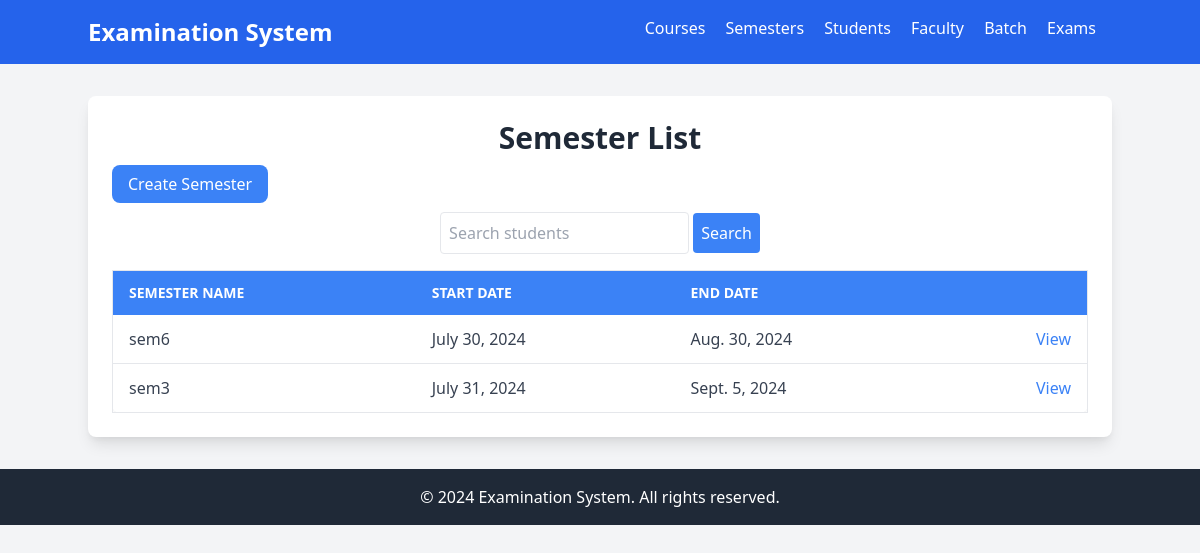
/semester/list/, run on the app's committed database.
### exam/models.py (models this page shows, shortened)
class Semester(models.Model):
    name = models.CharField(max_length=100)
    start_date = models.DateField()
    end_date = models.DateField()

### exam/views.py (the view)
# urls.py: path('semester/list/', views.semester_list, name='semester_list'),
def semester_list(request):
    semesters = Semester.objects.all()  # Use the correct model reference
    return render(request, 'semester/semester_list.html', {'semesters': semesters})

### exam/templates/semester/semester_list.html
{% extends "layout.html" %}
{% block content %}
<div class="container mx-auto p-6 bg-white shadow-lg rounded-lg mt-8">
    <div class="text-center mb-4">
        <h1 class="text-3xl font-bold">Semester List</h1>
    </div>
    <div class="mb-4">
        <a href="{% url 'create_semester' %}"
           class="bg-blue-500 text-white px-4 py-2 rounded-lg hover:bg-blue-600">
           Create Semester
        </a>
    </div>
    <form method="get" class="mb-4 text-center">
        <input type="text" name="q" placeholder="Search students" value="{{ request.GET.q }}"
               class="p-2 border rounded">
        <button type="submit" class="p-2 bg-blue-500 text-white rounded">Search</button>
    </form>
    <div class="overflow-x-auto">
        <table class="min-w-full bg-white border border-gray-200 rounded-lg shadow-sm">
            <thead class="bg-blue-500 text-white">
                <tr>
                    <th class="text-left py-3 px-4 uppercase font-semibold text-sm">Semester Name</th>
                    <th class="text-left py-3 px-4 uppercase font-semibold text-sm">Start Date</th>
                    <th class="text-left py-3 px-4 uppercase font-semibold text-sm">End Date</th>
                    <th class="text-left py-3 px-4 uppercase font-semibold text-sm"></th>
                </tr>
            </thead>
            <tbody class="text-gray-700">
                {% for semester in semesters %}
                    <tr class="border-b border-gray-200 hover:bg-gray-50">
                        <td class="py-3 px-4">{{ semester.name }}</td>
                        <td class="py-3 px-4">{{ semester.start_date }}</td>
                        <td class="py-3 px-4">{{ semester.end_date }}</td>
                        <td class="py-3 px-4 text-right">
                            <a href="{% url 'semester_detail' semester.id %}"
                               class="text-blue-500 hover:underline">
                               View
                            </a>
                        </td>
                    </tr>
                {% empty %}
                    <tr>
                        <td colspan="4" class="py-3 px-4 text-center text-gray-500">
                            No semesters available.
                        </td>
                    </tr>
                {% endfor %}
            </tbody>
        </table>
    </div>
</div>
{% endblock %}

### data on the page
Semester: name "sem6", start_date "July 30, 2024", end_date "Aug. 30, 2024"
Semester: name "sem3", start_date "July 31, 2024", end_date "Sept. 5, 2024"
